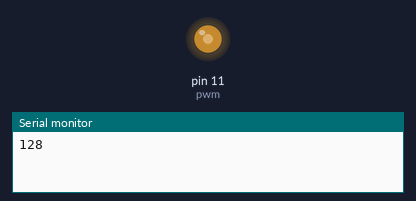
Simulated run of this sketch. Board: Arduino Uno, built with avr-gcc and run on an emulated ATmega328P. On the bench: output pins drawn as LEDs (lit = HIGH), the last lines printed to the serial monitor.

Above: at 0.05 s.
At 0.15 s:
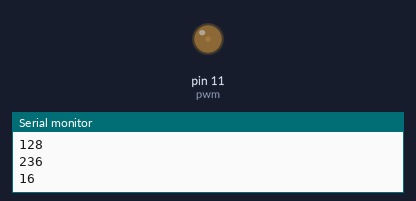
Timing chart, 0 to 3.0 s (numbered marks = the images above):
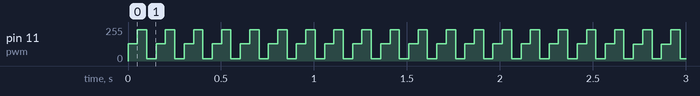

Measured:
- by itself, pin 11 (pwm): ramps from 16/255 to 238/255 and jumps back, once every 0.15 s

The sketch:

sinal_ac_arduino.ino
```cpp
#define pwm 11

float seno;
int sine;

void setup (){

  pinMode(pwm, OUTPUT);
  Serial.begin(9600);

  }

void loop(){

  for(int i = -180;i<180;i++){

    seno = sin(120*i*(3.1415/180.0));
     sine = 127+int(seno*255.0/2.0);


    analogWrite(pwm,sine);
    Serial.println(sine);
    delay(50);
    }
}
```
